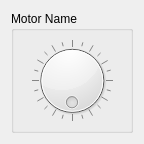
<?xml version="1.0" encoding="UTF-8"?>
<ui version="4.0">
 <class>Motor</class>
 <widget class="QWidget" name="Motor">
  <property name="geometry">
   <rect>
    <x>0</x>
    <y>0</y>
    <width>144</width>
    <height>144</height>
   </rect>
  </property>
  <property name="windowTitle">
   <string>Motor</string>
  </property>
  <layout class="QGridLayout" name="gridLayout">
   <item row="0" column="0">
    <widget class="QGroupBox" name="groupBox">
     <property name="title">
      <string>Motor Name</string>
     </property>
     <layout class="QVBoxLayout" name="verticalLayout">
      <item>
       <widget class="QDial" name="motorDial">
        <property name="maximum">
         <number>360</number>
        </property>
        <property name="wrapping">
         <bool>true</bool>
        </property>
        <property name="notchTarget">
         <double>15.000000000000000</double>
        </property>
        <property name="notchesVisible">
         <bool>true</bool>
        </property>
       </widget>
      </item>
     </layout>
    </widget>
   </item>
  </layout>
 </widget>
 <resources/>
 <connections/>
</ui>
